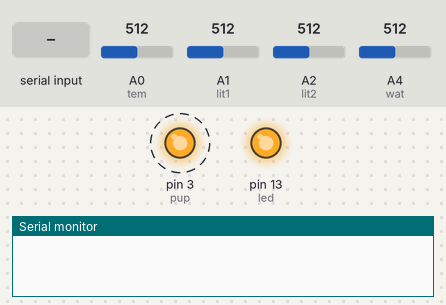
Simulated run of this sketch. Board: Arduino Uno, built with avr-gcc and run on an emulated ATmega328P. On the bench: output pins drawn as LEDs (lit = HIGH), the last lines printed to the serial monitor. Dashed ring = blinking. Inputs (shaded band) come from the test bench; at power-on: A4 (wat) = 512, A0 (tem) = 512, A1 (lit1) = 512, A2 (lit2) = 512.

Above: at 1.2 s.
1.3 s: A4 (wat) set to 30
5.4 s: "p" received over Serial
At 6.5 s:
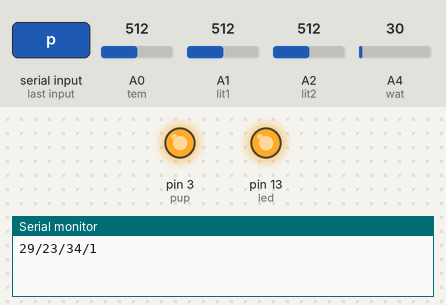
6.9 s: "s" received over Serial
At 9.1 s:
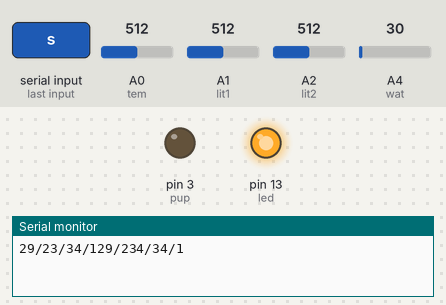
9.5 s: A4 (wat) set to 992
At 11.0 s:
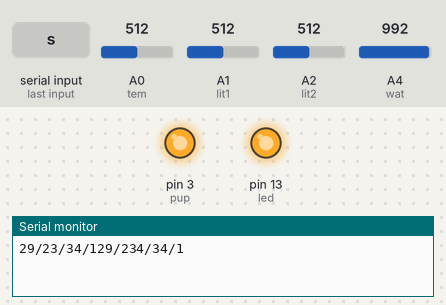
Timing chart, 0 to 12.5 s (numbered marks = the images above; inputs shaded):
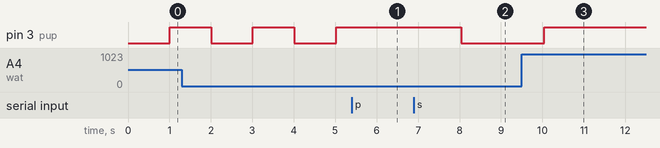

The sketch:

tinker_cpp.ino
```cpp
// this .ino is for arduino
// set port here
const int led  = 13;
const int tem  = 14;
const int lit1 = 15;
const int lit2 = 16;
const int wat  = 18;
const int pup  = 3;
// map bottom && top value
const int bot = 99;
const int top = 10;
// command and return string
String command = "";  // string for command
String data    = "";     // string for return value
// water state, two semaphores
boolean state = false;  // water now or not
int stt = 0;
// this part is used for timming, never mind
static int interval = 1000;  // interval time(1000 milliseconds in here)
int currentCP = millis();  // get nowtime millisecond
int lastCP = currentCP;    // fresh checkpoint
// value to contain data
int temp,tempB;
int light,lightB;
int water,waterB;
// int LightTime,watering=0;

void setup()
{
  Serial.begin(9600);
  pinMode(led, OUTPUT);

  analogWrite(led, 255);

  //pinMode(tem, INPUT);
  //pinMode(lit1, INPUT);
  //pinMode(lit2, INPUT);
  //pinMode(wat, INPUT);
  pinMode(pup, OUTPUT);

  lightB = (analogRead(lit1) + analogRead(lit2)) / 2;
  tempB = analogRead(tem);
  waterB = analogRead(wat);
}

void loop()
{
  currentCP = millis();
  if (currentCP - lastCP > interval) {
    light = (analogRead(lit1) + analogRead(lit2)) / 2;
    lightB = lightB * 0.8 + light * 0.2;

    temp = analogRead(tem);
    tempB = tempB * 0.8 + temp * 0.2;

    //water
    water = analogRead(wat);
    waterB = waterB * 0.8 + water * 0.2;

    //Serial.println(lightB);
    /*
    Serial.print("\t");
    Serial.print(tempB);
    Serial.print("\t");
    *///Serial.println(waterB);

    lightB = 4500 / lightB;
    tempB = map(tempB, 0, 1023, bot, top)/3;
    waterB = 5625/waterB;

    if (waterB < 30 || state)
    {
      stt = 1;
      digitalWrite(pup, stt);
      //Serial.println("watering");
    }
    else
    {
      stt = 0;
      digitalWrite(pup, stt);
    }
    //total output

    //Serial.print(lightB);
    //Serial.print("\t");
    //Serial.print(tempB);
    //Serial.print("\t");
    //Serial.println(waterB);

    //Serial.println("50 milliseconds just passed");
    lastCP = currentCP;
  }

  // serial command detact
  while(Serial.available() > 0)
  {
    command += char(Serial.read());

    delay(2);
  }
  if (command.length() > 0)
  {
    action(command);
  }
  command = "";
  delay(10);
}

void action(String cmd)
{
  char type = cmd[0];
  //int port = cmd.substring(2, 4).toInt();
  //int value = cmd.substring(5).toInt();

  switch (type)
  {
    case 'p': { // pump now!
      state = true;
      returndata();
      break;
    }
    case 's': { // pump now!
      state = false;
      returndata();
      break;
    }
    case 'r': {
      returndata();
      break;
    }
  }
}
void returndata()
{
  data += tempB;
      data += "/";
      data += waterB;
      data += "/";
      data += lightB;
      data += "/";
      data += stt;
      Serial.print(data);
      data = "";
}
```

Measured:
- after the input at 5.4 s, pin 3 (pup): stays HIGH (without the input it goes to LOW after 0.62 s)
- after the input at 6.9 s, pin 3 (pup): HIGH → LOW after 1.1 s
- after the input at 9.5 s, pin 3 (pup): LOW → HIGH after 0.54 s
- by itself, pin 3 (pup): alternates HIGH for 1.0 s and LOW for 1.0 s
